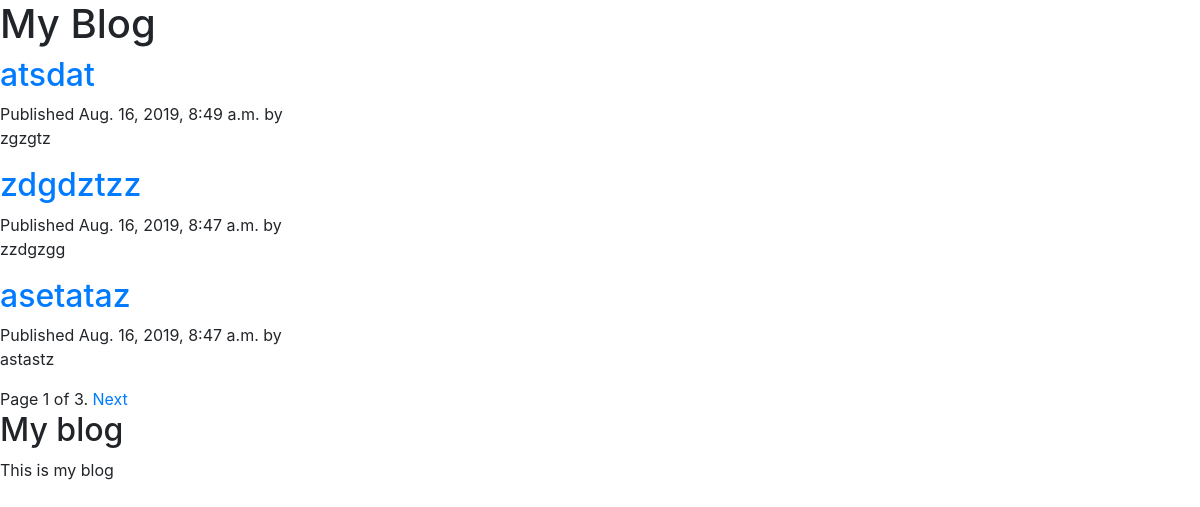
Screenshot of /blog/ with the database file from the repository.
### blog/models.py (models this page shows, shortened)
class Post(models.Model):
    STATUS_CHOICES=(('draft','Draft'),
    ('published','Published'),
    )
    title = models.CharField(max_length=250)
    slug=models.SlugField(max_length=250,unique_for_date='publish')
    author= models.ForeignKey(User,on_delete=models.CASCADE,related_name='blog_posts')
    body=models.TextField()
    publish=models.DateTimeField(default=timezone.now)
    created=models.DateTimeField(auto_now_add=True)
    updated=models.DateTimeField(auto_now=True)
    status = models.CharField(max_length=10,choices=STATUS_CHOICES,default='draft')
    objects= models.Manager()
    published= PublishedManager()
    def get_absolute_url(self):
        return reverse("blog:post_detail", args=[self.publish.year,self.publish.month,self.publish.day,self.slug])
    class Meta:
        ordering = ('-publish',)

### blog/views.py (the view)
# urls.py: path('',views.post_list,name='post_list'),
def post_list(request):
    object_list=Post.published.all()
    paginator = Paginator(object_list,3)
    page=request.GET.get('page')
    try:
        posts=paginator.page(page)
    except PageNotAnInteger:
        posts=paginator.page(1)
    except EmptyPage:
        posts=paginator.page(paginator.num_pages)
    return render(request,'blog/post/list.html',{'page':page,'posts':posts})

### blog/models.py (called while the page is built)
    def get_queryset(self):
        return super(PublishedManager,self).get_queryset().filter(status='published')

### blog/templates/blog/post/list.html (shortened to what this page needs)
{% extends 'blog/base.html' %}
{% block content %}
<h1>My Blog</h1>
{% for post in posts %}
<h2>    <a href="{{post.get_absolute_url}}">
{{post.title}}
    </a>
</h2>
    <div class="date">Published {{post.publish}} by {{post.auth}}</div>
    {{post.body|truncatewords:30|linebreaks}}
{% endfor %}
{% include "pagination.html" with page=posts %}
{% endblock content %}

### blog/templates/blog/base.html (shortened to what this page needs)
{% load static %}
<!DOCTYPE html>
<html lang="en">
<head>
</head>
<body>
<div id="content">
{% block content %}
{% endblock content %}
</div>
<div class="sidebar">
<h2>My blog</h2>
<p>This is my blog</p>
</div>
</body>
<link rel="stylesheet" href="https://stackpath.bootstrapcdn.com/bootstrap/4.3.1/css/bootstrap.min.css">
</html>

### blog/templates/pagination.html (shortened to what this page needs)
<div class="pagenation">
<span class="step-links">
<span class="current">
Page {{page.number}} of {{page.paginator.num_pages}}.
</span>
{% if page.has_next %}
<a href="?page={{page.next_page_number}}">Next</a>
{% endif %}
</span>
</div>

### rows the page displays
Post: title "atsdat", publish "Aug. 16, 2019, 8:49 a.m.", body "zgzgtz"
Post: title "zdgdztzz", publish "Aug. 16, 2019, 8:47 a.m.", body "zzdgzgg"
Post: title "asetataz", publish "Aug. 16, 2019, 8:47 a.m.", body "astastz"

### other values shown
{{ page.number }} "1"
{{ page.paginator.num_pages }} "3"
